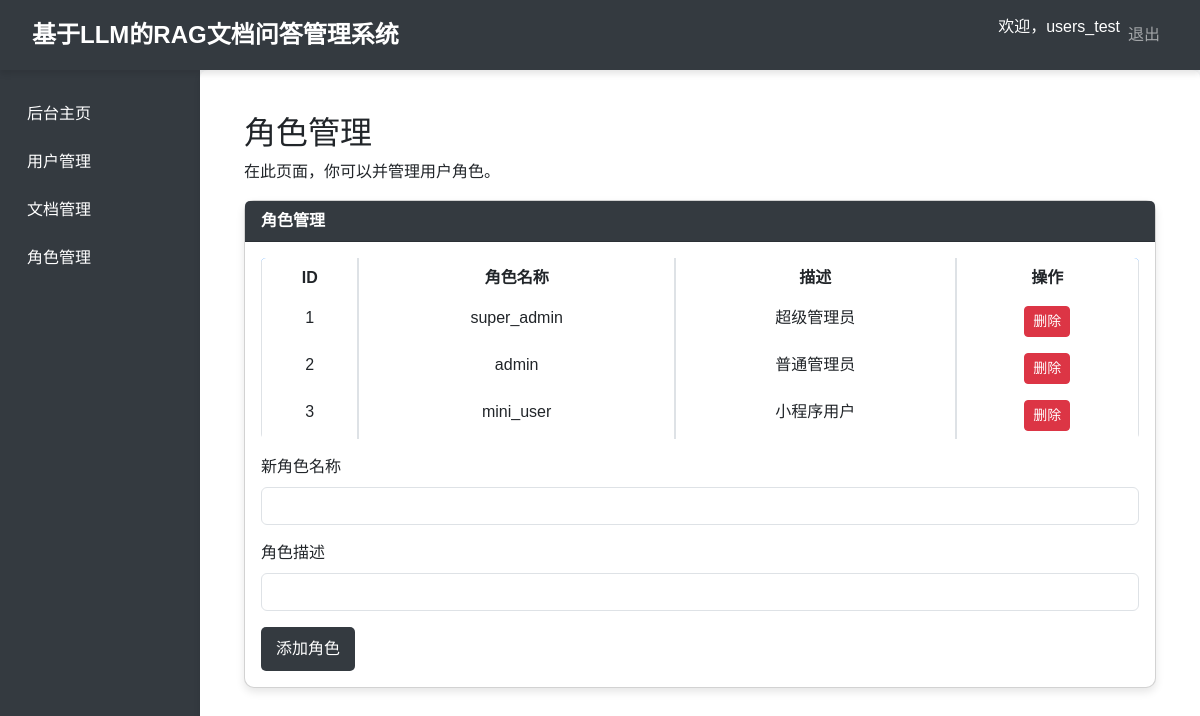
Screenshot of /admin/roles (signed in) with the database file from the repository.
### model.py (models this page shows, shortened)
class User(db.Model, UserMixin):
    __tablename__ = 'users'
    id = db.Column(db.Integer, primary_key=True)
    username = db.Column(db.String(64), unique=True, nullable=False)
    password_hash = db.Column(db.String(128), nullable=False)
    created_at = db.Column(db.DateTime, default=datetime.utcnow)
    role_id = db.Column(db.Integer, db.ForeignKey('user_roles.id'), nullable=True)
    role = db.relationship('UserRole', backref='users', lazy='joined')
    approved = db.Column(db.Boolean, default=False)
    sessions = db.relationship('Session', backref='user', lazy='dynamic',
                               cascade='all, delete-orphan')

class UserRole(db.Model):
    __tablename__ = 'user_roles'
    id = db.Column(db.Integer, primary_key=True)
    name = db.Column(db.String(50), unique=True, nullable=False)  # 角色名称（如 super_admin, admin, mini_user）
    description = db.Column(db.String(255), nullable=True)  # 角色描述

### app.py (the view)
@app.route('/admin/roles', methods=['GET', 'POST'])
@login_required
def manage_roles():
    users = User.query.all()
    roles = UserRole.query.all()
    return render_template('manage_roles.html', users=users, roles=roles)

### app.py (called while the page is built)
@login_manager.user_loader
def load_user(user_id):
    return User.query.get(int(user_id))

@app.before_request
def do_init():
    if not getattr(app, '_vector_init_done', False):
        index_path = os.path.join(app.config['VECTORSTORE_DIR'], "faiss_index")
        document_folder = os.path.join(os.path.dirname(__file__), "../document")
        VectorStoreManager.initialize(index_path=index_path, document_folder=document_folder)
        app._vector_init_done = True

### templates/manage_roles.html (shortened to what this page needs)
{% extends 'base.html' %}
{% block content %}
<div class="p-4">
  <h2>角色管理</h2>
  <p>在此页面，你可以并管理用户角色。</p>
  <div class="card mb-4">
    <div class="card-header">角色管理</div>
    <div class="card-body">
      <table class="table table-bordered text-center">
        <thead>
          <tr>
            <th>ID</th>
            <th>角色名称</th>
            <th>描述</th>
            <th>操作</th>
          </tr>
        </thead>
        <tbody>
          {% for role in roles %}
          <tr>
            <td>{{ role.id }}</td>
            <td>{{ role.name }}</td>
            <td>{{ role.description }}</td>
            <td>
              <form method="POST" action="{{ url_for('delete_role') }}" class="d-inline">
                <button type="submit" class="btn btn-danger btn-sm">删除</button>
              </form>
            </td>
          </tr>
          {% endfor %}
        </tbody>
      </table>
      <form method="POST" action="{{ url_for('add_role') }}">
        <div class="mb-3">
          <label class="form-label">新角色名称</label>
          <input type="text" name="role_name" class="form-control" required>
        </div>
        <div class="mb-3">
          <label class="form-label">角色描述</label>
          <input type="text" name="role_desc" class="form-control">
        </div>
        <button type="submit" class="btn btn-primary">添加角色</button>
      </form>
    </div>
  </div>
</div>
{% endblock %}

### templates/base.html (shortened to what this page needs)
<!DOCTYPE html>
<html lang="en">
<head>
  <link href="https://cdn.jsdelivr.net/npm/bootstrap@5.3.0/dist/css/bootstrap.min.css" rel="stylesheet">
  <link rel="stylesheet" href="{{ url_for('static', filename='css/style.css') }}">
</head>
<body>
<nav class="navbar navbar-expand-lg navbar-dark bg-dark">
  <div class="container-fluid">
    <a class="navbar-brand" href="{{ url_for('admin_index') }}">基于LLM的RAG文档问答管理系统</a>
    <div class="collapse navbar-collapse" id="navbarSupportedContent">
      <ul class="navbar-nav ms-auto mb-2 mb-lg-0">
        <li class="nav-item">
          <span class="navbar-text">
            欢迎，{{ current_user.username if current_user.is_authenticated else 'Guest' }}
          </span>
        </li>
        <li class="nav-item">
          <a class="nav-link" href="{{ url_for('logout_page') }}">退出</a>
        </li>
      </ul>
    </div>
  </div>
</nav>
<div class="container-fluid">
  <div class="row">
    <div class="col-md-2 bg-light sidebar">
      <ul class="nav flex-column">
        <li class="nav-item">
          <a class="nav-link" href="{{ url_for('admin_index') }}">后台主页</a>
        </li>
        <li class="nav-item">
          <a class="nav-link" href="{{ url_for('manage_users') }}">用户管理</a>
        </li>
        <li class="nav-item">
          <a class="nav-link" href="{{ url_for('manage_docs') }}">文档管理</a>
        </li>
        <li class="nav-item">
          <a class="nav-link" href="{{ url_for('manage_roles') }}">角色管理</a>
        </li>
      </ul>
    </div>
    <div class="col-md-10 main-content">
      {% block content %}{% endblock %}
    </div>
  </div>
</div>
</body>
</html>

### static/css/style.css (style rules this page uses)
body { font-family: 'Arial', sans-serif; background-color: #f8f9fa; }
.navbar { background-color: #343a40 !important; padding: 12px 20px; box-shadow: 0 4px 6px rgba(0, 0, 0, 0.1); }
.navbar-brand { font-size: 1.5rem; font-weight: bold; color: #ffffff !important; }
.navbar-text { font-size: 1rem; color: #ffffff !important; }
.sidebar { background-color: #343a40 !important; min-height: 100vh; padding-top: 20px; }
.sidebar .nav-link { font-size: 1rem; padding: 12px 15px; color: #ffffff !important; transition: background 0.3s ease, color 0.3s ease; }
.main-content { min-height: 100vh; background-color: white; border-radius: 8px; padding: 20px; box-shadow: 0 4px 6px rgba(0, 0, 0, 0.1); }
.btn-primary { background-color: #343a40 !important; color: #fff; border: none; padding: 10px 15px; font-size: 1rem; border-radius: 5px; transition: background 0.3s ease; }
.table { background-color: white; border-radius: 5px; overflow: hidden; border-collapse: separate; border-spacing: 0; }
.table thead { background-color: #007bff; color: #ffffff; }
.card { border-radius: 10px; box-shadow: 0 4px 8px rgba(0, 0, 0, 0.1); }
.card-header { background-color: #343a40 !important; color: #ffffff; font-weight: bold; }

### rows the page displays
User: username "users_test"
UserRole: id "1", name "super_admin", description "超级管理员"
UserRole: id "2", name "admin", description "普通管理员"
UserRole: id "3", name "mini_user", description "小程序用户"
